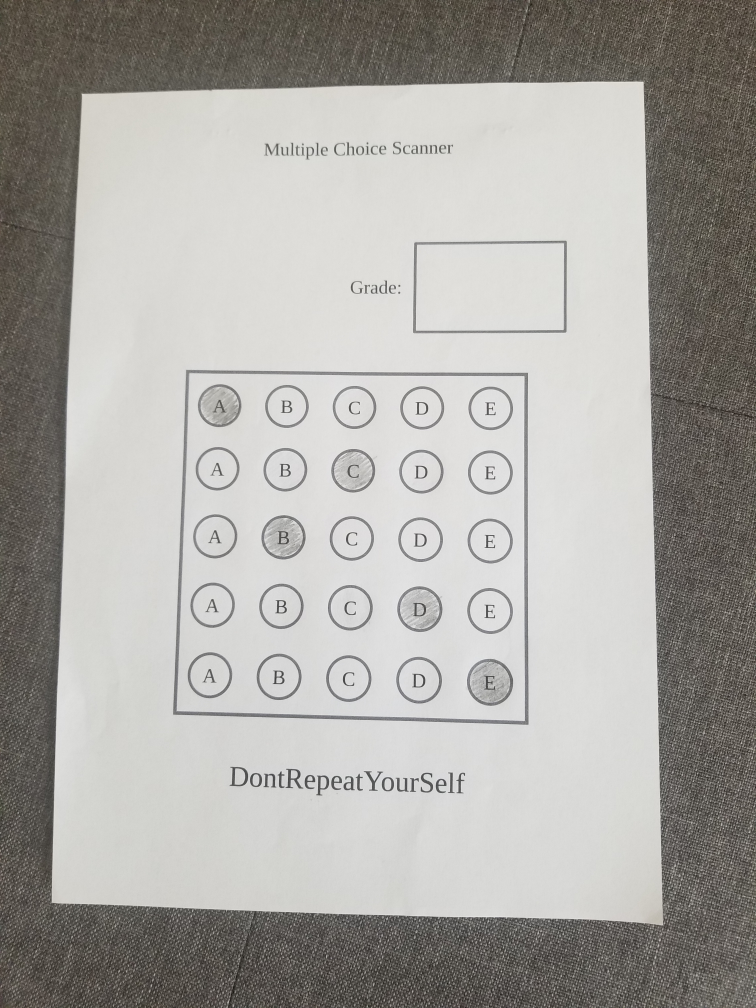
#> input picture Images/1.jpg, 3024 x 4032 px (shown at 1/4 size)
$ jupyter execute Exercise.ipynb   (shell and % lines are left out)
#> lines starting #> are read from the running program, lines starting #| are printed output that depends on the picture; after the words box and inside, x2 and y2 are one past the last pixel; in counts of white or black regions, pixels touching at a corner belong together
[cell 1]
import numpy as np
import cv2
import matplotlib.pyplot as plt
from imutils.perspective import four_point_transform

[cell 2]
def show_images(titles, images, wait=True):
    """Display multiple images with one line of code"""

    for (title, image) in zip(titles, images):
        plt.title(title)
        plt.imshow(image)
        plt.axis("off")
        plt.show()

    if wait:
        cv2.waitKey(0)
        cv2.destroyAllWindows()

[cell 3]
height = 800
width = 600
green = (0, 255, 0) # green color
red = (0, 0, 255) # red color
white = (255, 255, 255) # white color
questions = 5
answers = 5
correct_ans = [0, 2, 1, 3, 4]

img1 = cv2.imread('../Images/1.jpg')
#> img1 is the input picture: shape (4032, 3024, 3); mean B, G, R 164, 168.2, 170.1
img1 = cv2.resize(img1, (width, height))
#> img1: shape (800, 600, 3)

gray_img = cv2.cvtColor(img1, cv2.COLOR_BGR2GRAY)
blur_img = cv2.GaussianBlur(gray_img, (5, 5), 0)
edge_img = cv2.Canny(blur_img, 20, 200) # adjust with your images
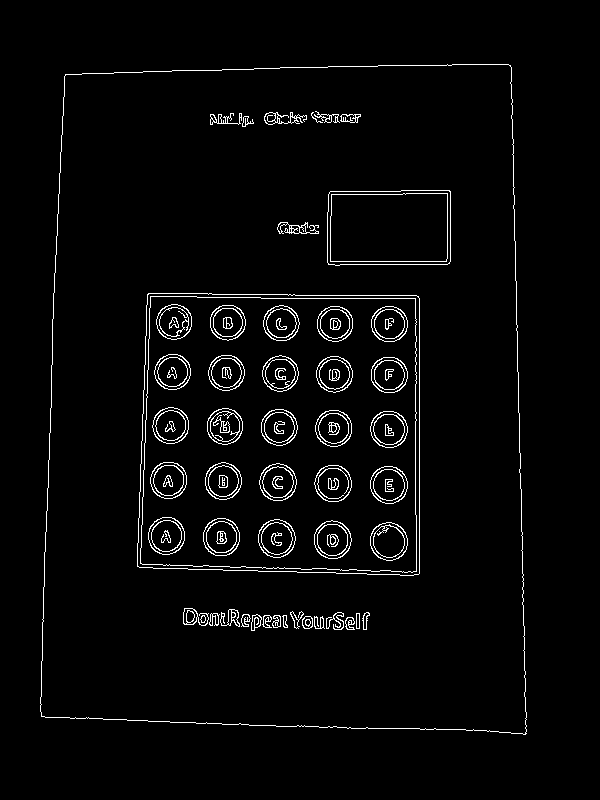
#> edge_img: shape (800, 600); 3% white in thin lines or dots, all inside (x1, y1, x2, y2) = (40, 64, 527, 735)

# find the contours in the image
contours, _ = cv2.findContours(edge_img, cv2.RETR_LIST, cv2.CHAIN_APPROX_NONE)
#> contours = 248 contours, 42 with area under 20; largest, box (x1, y1, x2, y2) and area: (40, 64, 527, 735) 306923, (40, 64, 527, 735) 306920, (137, 293, 420, 576) 76721, (137, 293, 420, 576) 76718, (140, 296, 417, 573) 73064

# draw the contours
cv2.drawContours(img1, contours, -1, green, 3)
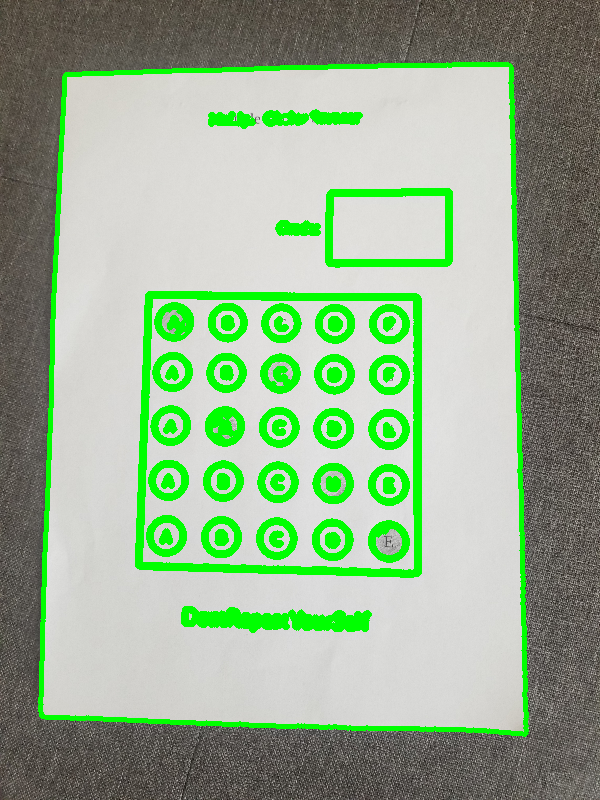
#> img1: shape (800, 600, 3); mean B, G, R 143.6, 176.2, 149.5
show_images(['Image 1'], [img1]) # helper function in helper.py file
#> the loop in show_images, `for (title, image) in zip(titles, images):` made 1 pass
#> title on pass 1: 'Image 1'

cv2.drawContours(gray_img, contours, -1, green, 3)
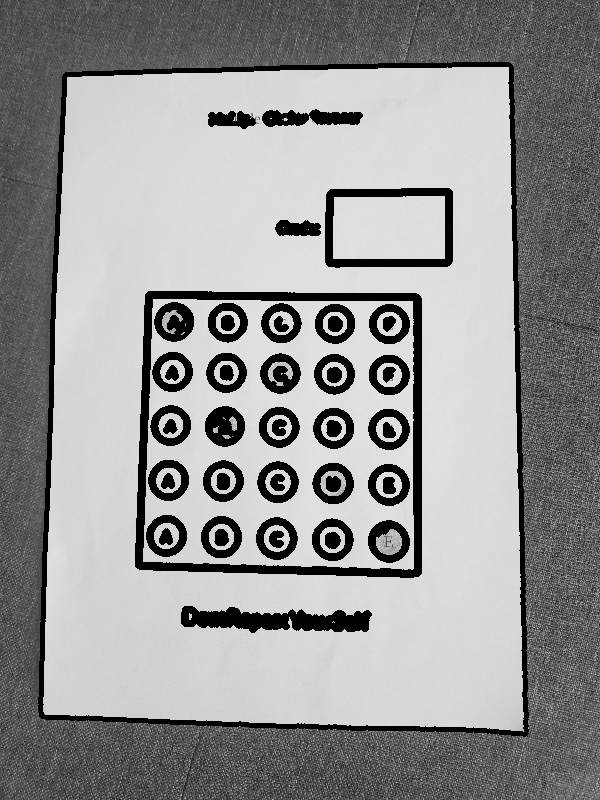
#> gray_img: shape (800, 600); min 0, max 238, mean 147.7
show_images(['Gray Image 1'], [gray_img])
#> the loop in show_images (call 2), `for (title, image) in zip(titles, images):` made 1 pass

cv2.drawContours(blur_img, contours, -1, green, 3)
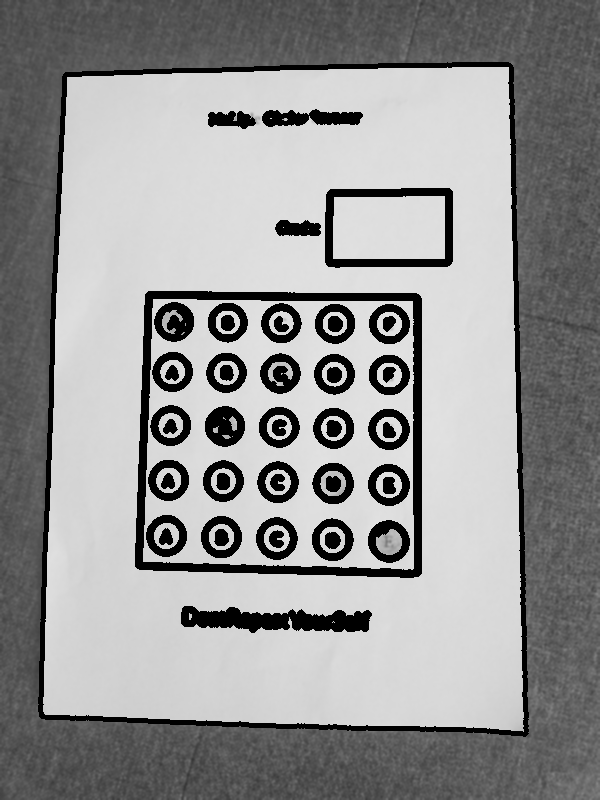
#> blur_img: shape (800, 600); min 0, max 227, mean 147.8
show_images(['Gaussian Blurred Image'], [blur_img])

show_images(['Canny Blurred Image'], [edge_img])

[cell 4]
def get_rect_cnts(contours):
    rect_cnts = []
    for cnt in contours:
        # approximate the contour
        peri = cv2.arcLength(cnt, True)
        approx = cv2.approxPolyDP(cnt, 0.02 * peri, True)
        # if the approximated contour is a rectangle ...
        if len(approx) == 4:
            # append it to our list
            rect_cnts.append(approx)
#> this loop made 248 passes
#> peri on passes 1 to 3: 24.73, 12.49, 9.66
#> after the loop, rect_cnts = 11 contours; largest, box (x1, y1, x2, y2) and area: (41, 65, 527, 734) 304591, (42, 64, 526, 734) 303367, (137, 293, 419, 575) 75930, (137, 293, 420, 575) 75532, (140, 296, 417, 572) 73058
    # sort the contours from biggest to smallest
    rect_cnts = sorted(rect_cnts, key=cv2.contourArea, reverse=True)

    return rect_cnts

[cell 5]
rect_cnts = get_rect_cnts(contours)
# warp perspective to get the top-down view of the document
document = four_point_transform(img1, rect_cnts[0].reshape(4, 2))
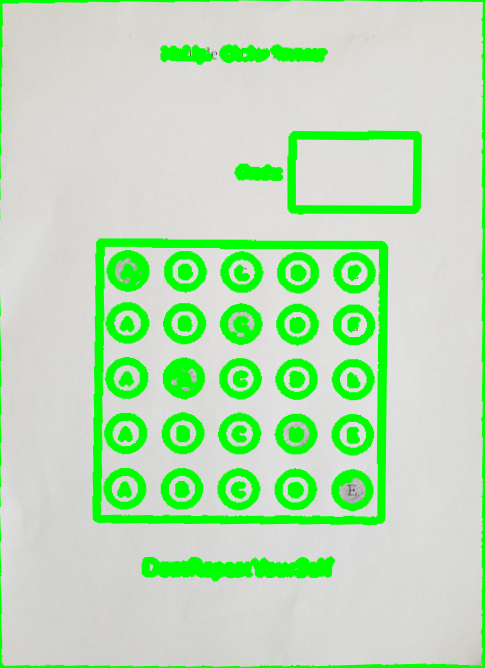
#> document: shape (668, 485, 3); mean B, G, R 181.4, 222.9, 184.5

cv2.drawContours(img1, rect_cnts, -1, green, 3)
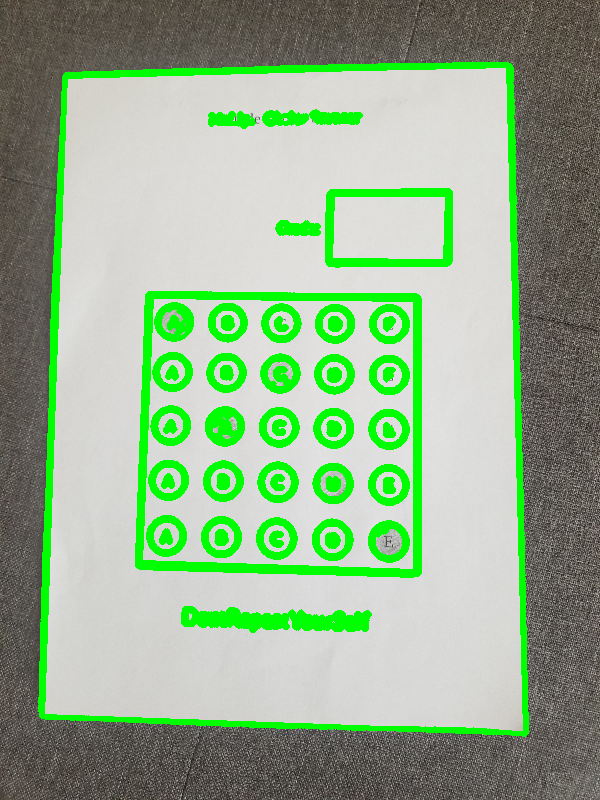
#> img1: shape (800, 600, 3); 1% of pixels changed, all inside (x1, y1, x2, y2) = (43, 67, 529, 735)
# helper function in helper.py file
show_images(['Image 1 Contoured', 'document'], [img1, document])

[cell 6]
########################################################################
# Find the Two Biggest Contours on the Document
########################################################################

# find contours on the document
gray_doc = cv2.cvtColor(document, cv2.COLOR_BGR2GRAY)
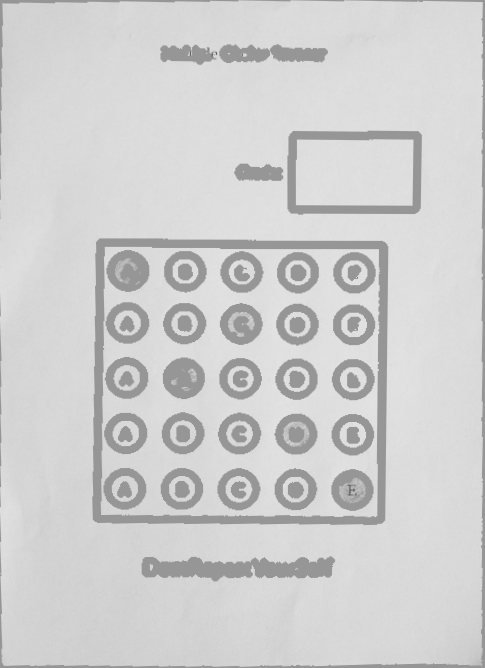
#> gray_doc: shape (668, 485); min 86, max 233, mean 206.8
blur_doc = cv2.GaussianBlur(gray_doc, (3, 3), 0)
edge_doc = cv2.Canny(blur_doc, 10, 70)
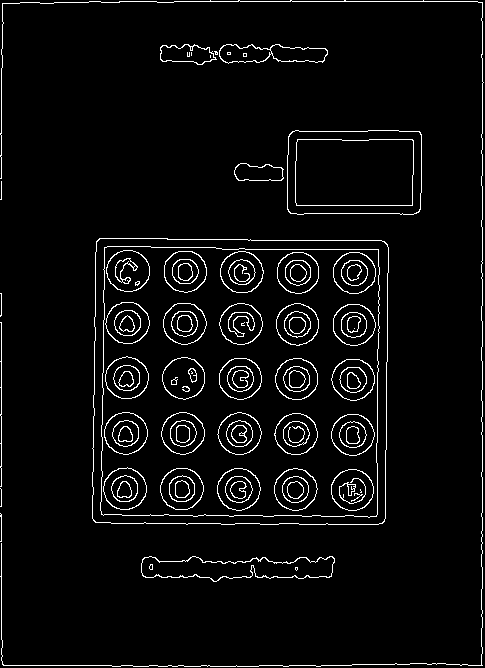
#> edge_doc: shape (668, 485); 4.4% white in thin lines or dots
show_images(['edge image'], [edge_doc])
contours, _ = cv2.findContours(edge_doc, cv2.RETR_EXTERNAL, cv2.CHAIN_APPROX_SIMPLE)
#> contours = 13 contours, 7 with area under 20; largest, box (x1, y1, x2, y2) and area: (92, 238, 389, 525) 83063, (287, 130, 422, 215) 10975, (141, 556, 335, 582) 3225, (219, 44, 328, 64) 1474, (160, 44, 217, 65) 787, (234, 163, 284, 181) 684

rect_cnts = get_rect_cnts(contours)
#> the loop in get_rect_cnts (call 2), `for cnt in contours:` made 13 passes
#> peri on passes 1, 3, 8, 10, 11, 12, 13: 494, 38.24, 127, 10.83, 270, 152.2, 3930.1
#> after the loop in get_rect_cnts (call 2), `for cnt in contours:`: rect_cnts = 4 contours, 2 with area under 20; largest, box (x1, y1, x2, y2) and area: (95, 241, 385, 523) 80924, (289, 131, 420, 214) 10296
#print(rect_cnts)

# Check if rect_cnts has at least two elements
if len(rect_cnts) >= 2:
    # contours of the questions
    biggest_cnt = rect_cnts[0]
#> biggest_cnt = [[96, 241], [95, 522], [384, 521], [384, 241]]
    # contours of the grade
    grade_cnt = rect_cnts[1]
#> grade_cnt = [[289, 134], [290, 213], [419, 211], [419, 131]]

    # draw the two biggest contours, which are the
    # contour of the questions and the contour of the grade
    cv2.drawContours(document, rect_cnts[:2], -1, green, 3)
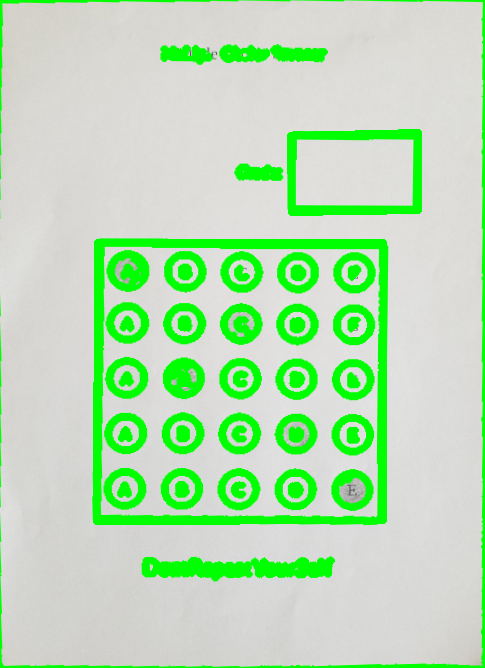
#> document: shape (668, 485, 3); 0.6% of pixels changed, all inside (x1, y1, x2, y2) = (93, 129, 422, 525)
    show_images(['two biggest contours'], [document])
else:
    pass

# draw the two biggest contours, which are the
# contour of the questions and the contour of the grade
cv2.drawContours(document, rect_cnts[:2], -1, green, 3)
show_images(['two biggest contours'], [document])

$ run again, with Images/2.jpg copied over Images/1.jpg
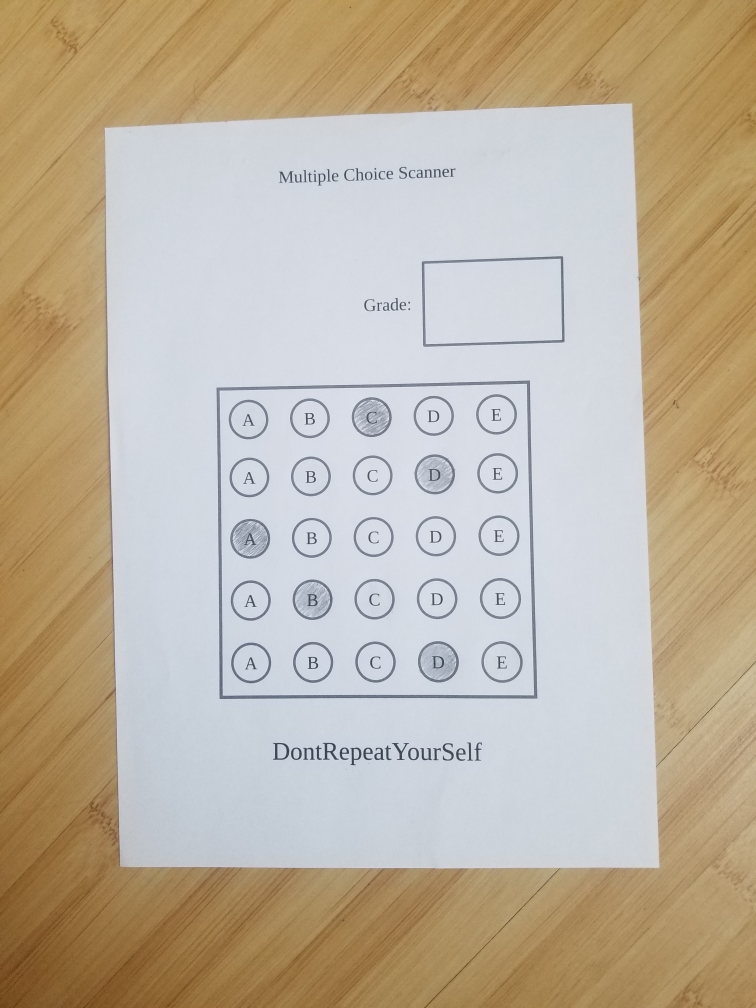
#> input picture Images/2.jpg, 3024 x 4032 px (shown at 1/4 size)
#> img1 is the input picture: shape (4032, 3024, 3); mean B, G, R 160.2, 178.6, 190.5
#> `edge_img = cv2.Canny(blur_img, 20, 200)`:
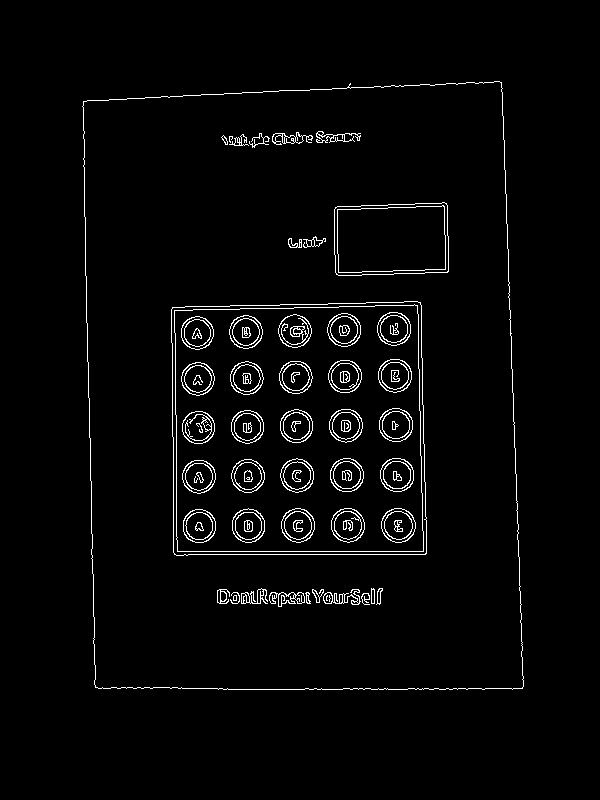
#> edge_img: shape (800, 600); 2.7% white in thin lines or dots, all inside (x1, y1, x2, y2) = (82, 81, 524, 690)
#> `contours, _ = cv2.findContours(edge_img, cv2.RETR_LIST, cv2.CHAIN_APPR..`: contours = 237 contours, 48 with area under 20; largest, box (x1, y1, x2, y2) and area: (82, 81, 524, 690) 253474, (82, 81, 524, 690) 253470, (171, 301, 427, 556) 62723, (171, 301, 427, 556) 62720, (174, 304, 424, 552) 59578
#> the loop in show_images, `for (title, image) in zip(titles, images):` made 1 pass
#> title on pass 1: 'Image 1'
#> the loop in show_images (call 2), `for (title, image) in zip(titles, images):` made 1 pass
#> the loop in get_rect_cnts, `for cnt in contours:` made 237 passes
#> peri on passes 1 to 3: 18.73, 18.49, 19.9
#> after the loop in get_rect_cnts, `for cnt in contours:`: rect_cnts = 15 contours, 4 with area under 20; largest, box (x1, y1, x2, y2) and area: (83, 82, 523, 689) 251958, (83, 81, 524, 688) 250996, (172, 302, 427, 555) 62262, (171, 302, 427, 556) 61782, (174, 305, 424, 552) 59547
#> edge_doc: shape (606, 427); 4.9% white in thin lines or dots
#> `contours, _ = cv2.findContours(edge_doc, cv2.RETR_EXTERNAL, cv2.CHAIN_..`: contours = 1 contour; box (x1, y1, x2, y2) and area: (1, 1, 426, 605) 254047
#> the loop in get_rect_cnts (call 2), `for cnt in contours:` made 1 pass
#> (peri, approx) on pass 1: (2105, [[4, 2], [2, 603], [424, 602], [423, 2]])
#> `rect_cnts = get_rect_cnts(contours)`: rect_cnts = [[[4, 2], [2, 603], [424, 602], [423, 2]]]
#> `cv2.drawContours(document, rect_cnts[:2], -1, green, 3)`:
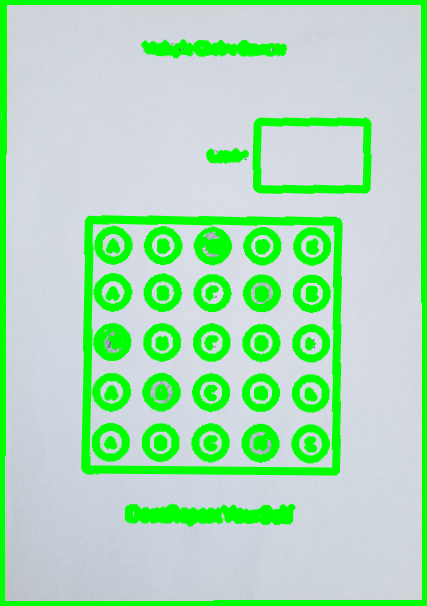
#> document: shape (606, 427, 3); mean B, G, R 179.6, 222.2, 168.3
